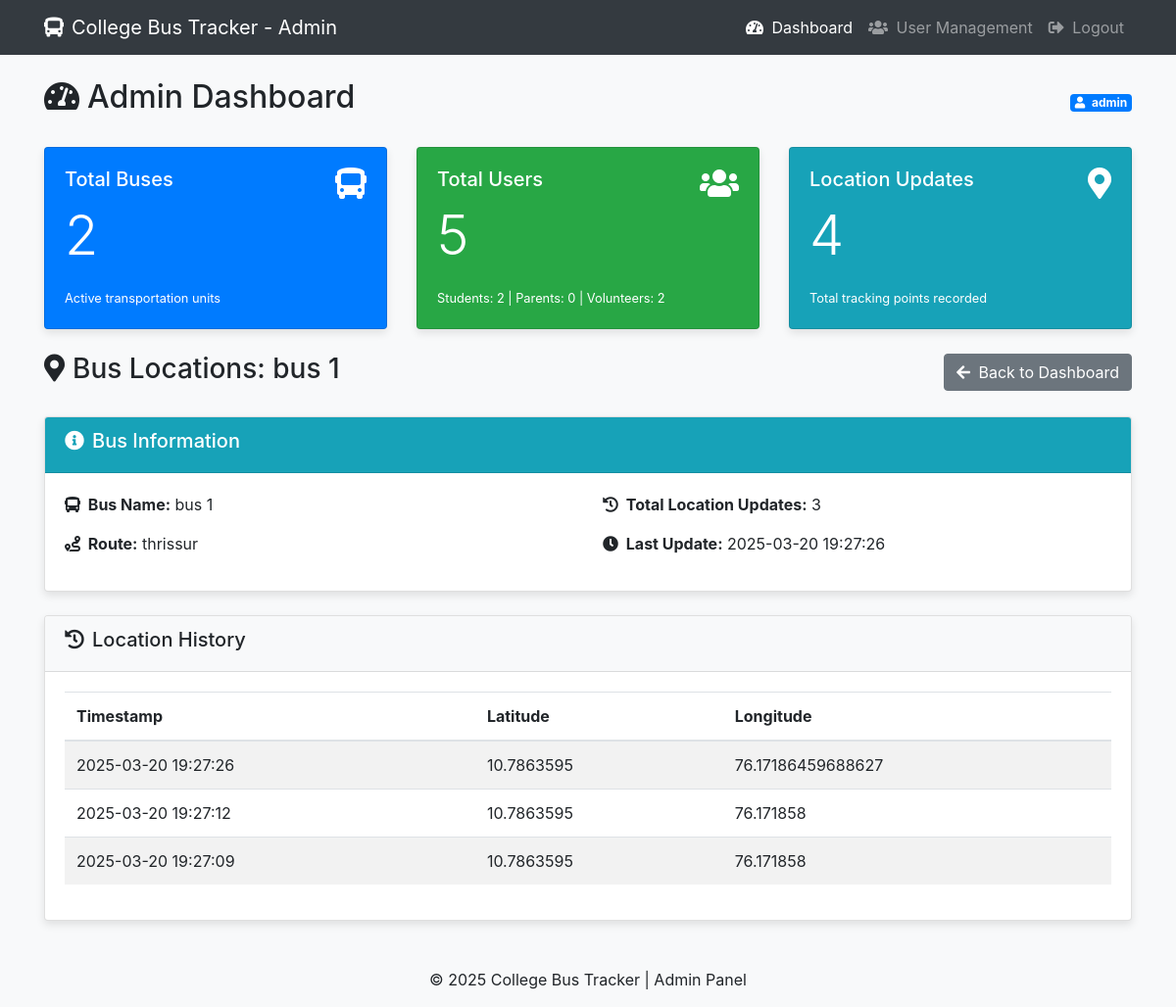
Screenshot of /admin/bus_locations/1 (signed in) with the database file from the repository.
### app.py (models this page shows)
class Bus(db.Model):
    id = db.Column(db.Integer, primary_key=True)
    name = db.Column(db.String(50), nullable=False)
    route = db.Column(db.String(100), nullable=False)
    locations = db.relationship('BusLocation', backref='bus', lazy=True)

class BusLocation(db.Model):
    id = db.Column(db.Integer, primary_key=True)
    latitude = db.Column(db.Float, nullable=False)
    longitude = db.Column(db.Float, nullable=False)
    timestamp = db.Column(db.DateTime, default=datetime.utcnow)
    bus_id = db.Column(db.Integer, db.ForeignKey('bus.id'))

### app.py (the view)
@app.route('/admin/bus_locations/<int:bus_id>')
def bus_locations(bus_id):
    if 'user_id' not in session or session['role'] != 'admin':
        return redirect(url_for('login'))
    bus = Bus.query.get_or_404(bus_id)
    locations = BusLocation.query.filter_by(bus_id=bus_id).order_by(BusLocation.timestamp.desc()).all()
    stats = {
        'total_buses': Bus.query.count(),
        'total_users': User.query.count(),
        'students': User.query.filter_by(role='student').count(),
        'parents': User.query.filter_by(role='parent').count(),
        'volunteers': User.query.filter_by(role='volunteer').count(),
        'total_locations': BusLocation.query.count()
    }
    return render_template('admin_dashboard.html', buses=Bus.query.all(), stats=stats,
                          selected_bus=bus, locations=locations)

### templates/admin_dashboard.html (shortened to what this page needs)
<!DOCTYPE html>
<html lang="en">
<head>
    <link rel="stylesheet" href="https://stackpath.bootstrapcdn.com/bootstrap/4.5.2/css/bootstrap.min.css">
    <link rel="stylesheet" href="https://cdnjs.cloudflare.com/ajax/libs/font-awesome/5.15.3/css/all.min.css">
    <link rel="stylesheet" href="{{ url_for('static', filename='css/style.css') }}">
</head>
<body>
    <nav class="navbar navbar-expand-lg navbar-dark bg-dark">
        <div class="container">
            <a class="navbar-brand" href="#">
                <i class="fas fa-bus mr-2"></i>College Bus Tracker - Admin
            </a>
            <div class="collapse navbar-collapse" id="navbarNav">
                <ul class="navbar-nav ml-auto">
                    <li class="nav-item">
                        <a class="nav-link active" href="{{ url_for('admin_dashboard') }}">
                            <i class="fas fa-tachometer-alt mr-1"></i> Dashboard
                        </a>
                    </li>
                    <li class="nav-item">
                        <a class="nav-link" href="#">
                            <i class="fas fa-users mr-1"></i> User Management
                        </a>
                    </li>
                    <li class="nav-item">
                        <a class="nav-link" href="{{ url_for('logout') }}">
                            <i class="fas fa-sign-out-alt mr-1"></i> Logout
                        </a>
                    </li>
                </ul>
            </div>
        </div>
    </nav>
    <div class="container mt-4">
        <div class="d-flex justify-content-between align-items-center mb-4">
            <h2><i class="fas fa-tachometer-alt mr-2"></i>Admin Dashboard</h2>
            <div class="user-info">
                <span class="badge badge-primary">
                    <i class="fas fa-user mr-1"></i> {{ session.username }}
                </span>
            </div>
        </div>
        <div class="row mt-4 mb-4">
            <div class="col-md-4">
                <div class="card stats-card bg-primary text-white">
                    <div class="card-body">
                        <div class="d-flex justify-content-between">
                            <h5 class="card-title">Total Buses</h5>
                            <i class="fas fa-bus fa-2x"></i>
                        </div>
                        <p class="card-text display-4">{{ stats.total_buses }}</p>
                        <small>Active transportation units</small>
                    </div>
                </div>
            </div>
            <div class="col-md-4">
                <div class="card stats-card bg-success text-white">
                    <div class="card-body">
                        <div class="d-flex justify-content-between">
                            <h5 class="card-title">Total Users</h5>
                            <i class="fas fa-users fa-2x"></i>
                        </div>
                        <p class="card-text display-4">{{ stats.total_users }}</p>
                        <small>Students: {{ stats.students }} | Parents: {{ stats.parents }} | Volunteers: {{ stats.volunteers }}</small>
                    </div>
                </div>
            </div>
            <div class="col-md-4">
                <div class="card stats-card bg-info text-white">
                    <div class="card-body">
                        <div class="d-flex justify-content-between">
                            <h5 class="card-title">Location Updates</h5>
                            <i class="fas fa-map-marker-alt fa-2x"></i>
                        </div>
                        <p class="card-text display-4">{{ stats.total_locations }}</p>
                        <small>Total tracking points recorded</small>
                    </div>
                </div>
            </div>
        </div>
        {% if selected_bus and locations is defined %}
        <div class="admin-section">
            <div class="d-flex justify-content-between align-items-center mb-4">
                <h3><i class="fas fa-map-marker-alt mr-2"></i>Bus Locations: {{ selected_bus.name }}</h3>
                <a href="{{ url_for('admin_dashboard') }}" class="btn btn-secondary">
                    <i class="fas fa-arrow-left mr-1"></i> Back to Dashboard
                </a>
            </div>
            <div class="card mb-4">
                <div class="card-header bg-info text-white">
                    <h5><i class="fas fa-info-circle mr-2"></i>Bus Information</h5>
                </div>
                <div class="card-body">
                    <div class="row">
                        <div class="col-md-6">
                            <p><strong><i class="fas fa-bus mr-1"></i> Bus Name:</strong> {{ selected_bus.name }}</p>
                            <p><strong><i class="fas fa-route mr-1"></i> Route:</strong> {{ selected_bus.route }}</p>
                        </div>
                        <div class="col-md-6">
                            <p><strong><i class="fas fa-history mr-1"></i> Total Location Updates:</strong> {{ locations|length }}</p>
                            {% if locations %}
                            <p><strong><i class="fas fa-clock mr-1"></i> Last Update:</strong> {{ locations[0].timestamp.strftime('%Y-%m-%d %H:%M:%S') }}</p>
                            {% endif %}
                        </div>
                    </div>
                </div>
            </div>
            <div class="card">
                <div class="card-header bg-light">
                    <h5><i class="fas fa-history mr-2"></i>Location History</h5>
                </div>
                <div class="card-body">
                    {% if locations %}
                    <div class="table-responsive">
                        <table class="table table-striped">
                            <thead>
                                <tr>
                                    <th>Timestamp</th>
                                    <th>Latitude</th>
                                    <th>Longitude</th>
                                </tr>
                            </thead>
                            <tbody>
                                {% for location in locations %}
                                <tr>
                                    <td>{{ location.timestamp.strftime('%Y-%m-%d %H:%M:%S') }}</td>
                                    <td>{{ location.latitude }}</td>
                                    <td>{{ location.longitude }}</td>
                                </tr>
                                {% endfor %}
                            </tbody>
                        </table>
                    </div>
                    {% else %}
                    <div class="alert alert-info">
                        <i class="fas fa-info-circle mr-2"></i> No location data available for this bus.
                    </div>
                    {% endif %}
                </div>
            </div>
        </div>
        {% endif %}
    </div>
    <footer class="footer mt-5">
        <div class="container text-center">
            <p>© 2025 College Bus Tracker | Admin Panel</p>
        </div>
    </footer>
</body>
</html>

### static/css/style.css (style rules this page uses)
body { background-color: #f8f9fa; }
.navbar { margin-bottom: 20px; }
.card { box-shadow: 0 4px 8px rgba(0, 0, 0, 0.1); }

### rows the page displays
Bus: name "bus 1", route "thrissur"
BusLocation: timestamp "2025-03-20 19:27:26", latitude "10.7863595", longitude "76.17186459688627"
BusLocation: timestamp "2025-03-20 19:27:12", latitude "10.7863595", longitude "76.171858"
BusLocation: timestamp "2025-03-20 19:27:09", latitude "10.7863595", longitude "76.171858"

### other values shown
{{ session.username }} "admin"
{{ stats.total_buses }} "2"
{{ stats.total_users }} "5"
{{ stats.students }} "2"
{{ stats.parents }} "0"
{{ stats.volunteers }} "2"
{{ stats.total_locations }} "4"
{{ locations|length }} "3"
